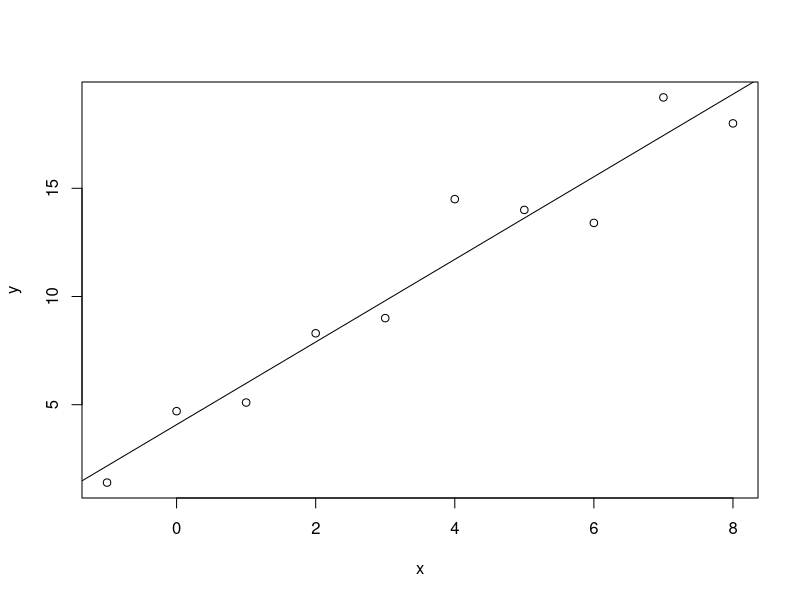

The R source for this figure:
cat("Running analysis ... estimated run time is 3 seconds")
Sys.sleep(3)

dat <- read.csv("data.csv")

fm <- lm(y~x, dat)
write(coef(fm), file="par.txt")

png("plot.png")
plot(y~x, dat)
abline(fm)
dev.off()
